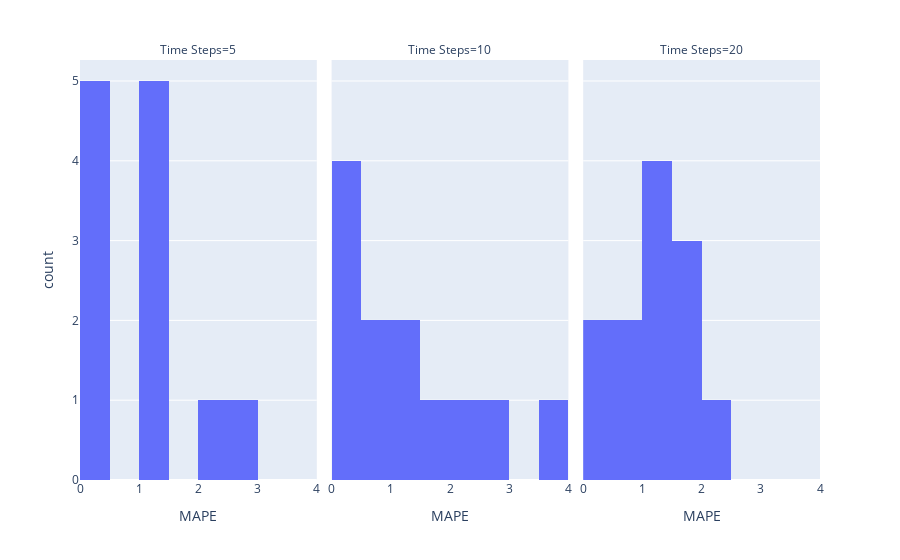

This figure's notebook cell:
### Code cell
fig = px.histogram(df_results, x="MAPE",facet_col="Time Steps")
fig.show()

### Figure 1 — Plotly figure (JSON) as saved in the notebook; plotly's stock layout.template omitted (floating-point values rounded to 4 significant figures)
{"data": [{"alignmentgroup": "True", "bingroup": "x", "hovertemplate": "Time Steps=5<br>MAPE=%{x}<br>count=%{y}<extra></extra>", "legendgroup": "", "marker": {"color": "#636efa", "pattern": {"shape": ""}}, "name": "", "offsetgroup": "", "orientation": "v", "showlegend": false, "type": "histogram", "x": [0.04344, 0.04434, 0.2193, 0.1109, 1.09, 1.208, 0.4853, 1.376, 1.065, 2.31, 1.136, 2.781], "xaxis": "x", "yaxis": "y"}, {"alignmentgroup": "True", "bingroup": "x", "hovertemplate": "Time Steps=10<br>MAPE=%{x}<br>count=%{y}<extra></extra>", "legendgroup": "", "marker": {"color": "#636efa", "pattern": {"shape": ""}}, "name": "", "offsetgroup": "", "orientation": "v", "showlegend": false, "type": "histogram", "x": [0.1111, 0.09139, 0.3296, 0.007083, 0.5797, 1.103, 1.669, 0.9324, 1.419, 2.609, 3.889, 2.197], "xaxis": "x2", "yaxis": "y2"}, {"alignmentgroup": "True", "bingroup": "x", "hovertemplate": "Time Steps=20<br>MAPE=%{x}<br>count=%{y}<extra></extra>", "legendgroup": "", "marker": {"color": "#636efa", "pattern": {"shape": ""}}, "name": "", "offsetgroup": "", "orientation": "v", "showlegend": false, "type": "histogram", "x": [0.9865, 1.526, 0.09689, 0.02096, 1.187, 0.7917, 1.151, 1.128, 2.098, 1.907, 1.976, 1.147], "xaxis": "x3", "yaxis": "y3"}], "layout": {"annotations": [{"font": {}, "showarrow": false, "text": "Time Steps=5", "x": 0.16, "xanchor": "center", "xref": "paper", "y": 1, "yanchor": "bottom", "yref": "paper"}, {"font": {}, "showarrow": false, "text": "Time Steps=10", "x": 0.5, "xanchor": "center", "xref": "paper", "y": 1, "yanchor": "bottom", "yref": "paper"}, {"font": {}, "showarrow": false, "text": "Time Steps=20", "x": 0.84, "xanchor": "center", "xref": "paper", "y": 1, "yanchor": "bottom", "yref": "paper"}], "barmode": "relative", "legend": {"tracegroupgap": 0}, "margin": {"t": 60}, "xaxis": {"anchor": "y", "domain": [0, 0.32], "title": {"text": "MAPE"}}, "xaxis2": {"anchor": "y2", "domain": [0.34, 0.66], "matches": "x", "title": {"text": "MAPE"}}, "xaxis3": {"anchor": "y3", "domain": [0.68, 1.0], "matches": "x", "title": {"text": "MAPE"}}, "yaxis": {"anchor": "x", "domain": [0, 1], "title": {"text": "count"}}, "yaxis2": {"anchor": "x2", "domain": [0, 1], "matches": "y", "showticklabels": false}, "yaxis3": {"anchor": "x3", "domain": [0, 1], "matches": "y", "showticklabels": false}}}
